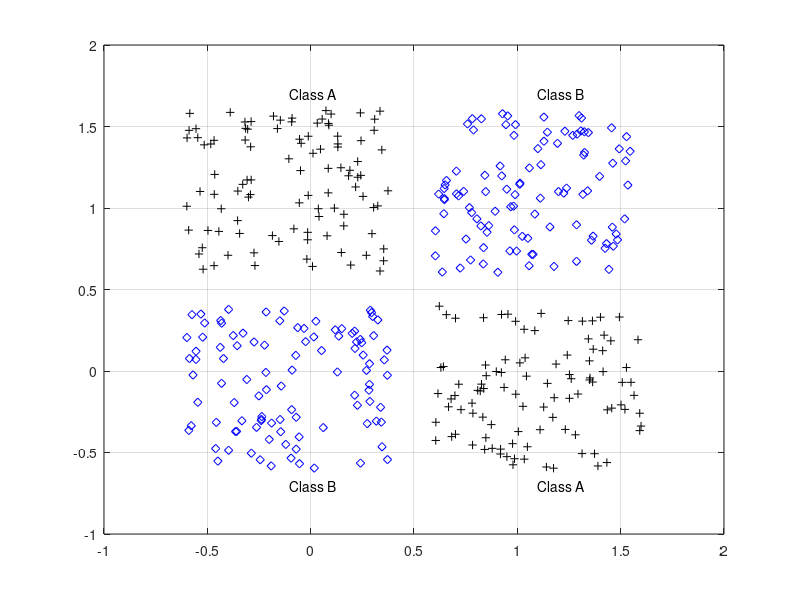

The MATLAB source for this figure: (Note: this script raises an error after producing the figure.)
%% Define 4 clusters of input data
close all, clear all, clc, format compact
% number of samples of each class
K = 100;
% define 4 clusters of input data
q = .6; % offset of classes
A = [rand(1,K)-q; rand(1,K)+q];
B = [rand(1,K)+q; rand(1,K)+q];
C = [rand(1,K)+q; rand(1,K)-q];
D = [rand(1,K)-q; rand(1,K)-q];
% plot clusters
figure(1)
plot(A(1,:),A(2,:),'k+')
hold on
grid on
plot(B(1,:),B(2,:),'bd')
plot(C(1,:),C(2,:),'k+')
plot(D(1,:),D(2,:),'bd')
% text labels for clusters
text(.5-q,.5+2*q,'Class A')
text(.5+q,.5+2*q,'Class B')
text(.5+q,.5-2*q,'Class A')
text(.5-q,.5-2*q,'Class B')

%% Define output coding for XOR problem
% encode clusters a and c as one class, and b and d as another class
a = -1; % a | b
c = -1; % -------
b = 1; % d | c
d = 1; %

%% Prepare inputs & outputs for network training

% define inputs ( combine samples from all four classes)
P=[A B C D];
% define targets
T = [repmat(a, 1, length(A)) repmat(b, 1, length(B)) ...
     repmat(c,1,length(C)) repmat(d,1, length(D))];
%T'

%% Create and train a multilayer perceptron

net=feedforwardnet([5 3]);

%train net
net.divideParam.trainRatio=0.9;
net.divideParam.valRatio=0.1;
net.divideParam.testRatio=0;

%train a neural network
[net, tr, Y, E]=train(net, P,T);

%show network
view(net)

%% plot targets and network response to see how good the network learns the data
figure(2)
plot(T', 'linewidth',2)
hold on
plot(Y', 'r--')
grid on
legend('Targets', 'Network reponse', 'location', 'best')
ylim([-1.25 1.25])

%% Plot classification result for the complete input space

% generate a grid
span = -1:.005:2;
[P1, P2]=meshgrid(span, span);
pp=[P1(:) P2(:)]';

% simulate neural network on a grid
aa=net(pp);

% plot classification regions
figure(1)
mesh(P1, P2, reshape(aa, length(span), length(span))-5);
colormap cool
view(2)

